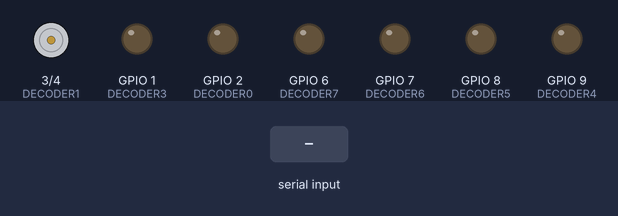
A sketch run on a simulated ESP32. Shown: motor-driver pin pairs drawn as motors (green arrow = first pin HIGH = forward, orange = second pin HIGH = backward, longer = more drive), output pins drawn as LEDs (lit = HIGH). Dashed ring = blinking. Inputs (shaded band) come from the test bench.

Above: at 2.2 s.
2.3 s: "90,45\n" received over Serial
At 5.2 s:
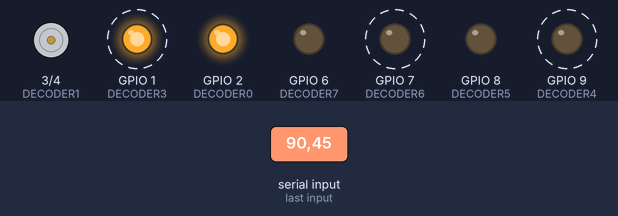
5.3 s: "30,150\n" received over Serial
At 8.2 s:
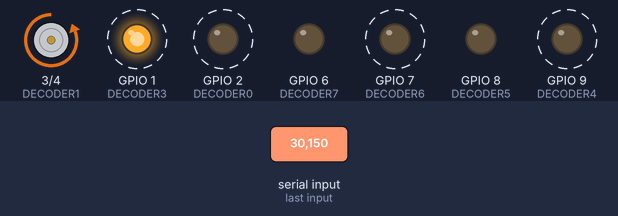
8.3 s: "1\n" received over Serial
At 9.9 s:
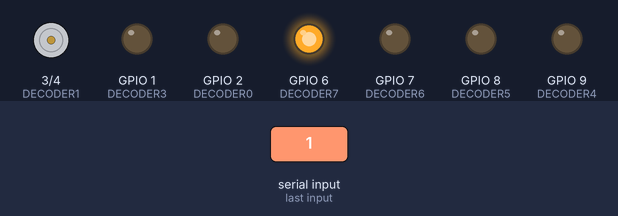
10.8 s: "5\n" received over Serial
At 13.0 s:
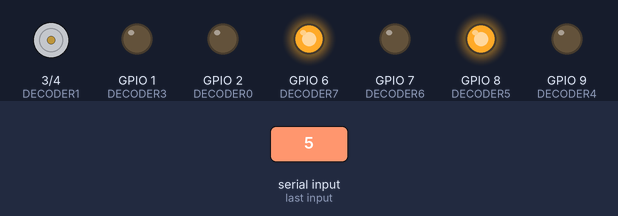
13.3 s: "90\n" received over Serial
At 14.4 s:
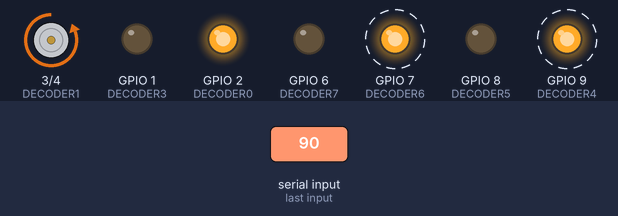
16.3 s: "200\n" received over Serial
At 17.8 s:
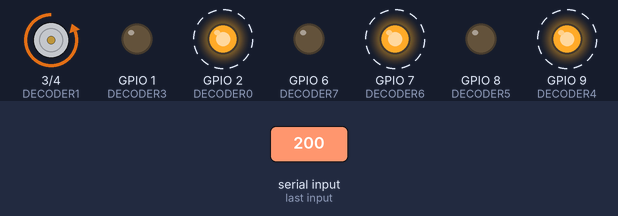
Timing chart, 0 to 20.3 s (numbered marks = the images above; inputs shaded):
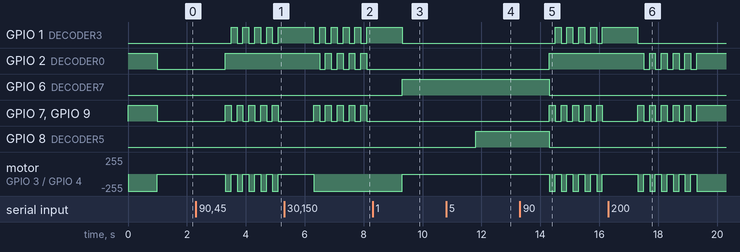

The sketch:

flash_testing.ino
```cpp
#include <Arduino.h>
#include <driver/uart.h>

// Digit 1
const int DECODER0 = D1;
const int DECODER1 = D2;
const int DECODER2 = D3;
const int DECODER3 = D0;

// Digit 2
const int DECODER4 = D10;
const int DECODER5 = D9;
const int DECODER6 = D8;
const int DECODER7 = D5;

// Values to send to client
String values = String("");

// Digit values
int speed, d1, d2;
const int SPEED_LIMIT = 20;

unsigned long ltime, millidif;
int TIME_SINCE_VAL = 0;

// Values for keeping track of flashing the digits
unsigned long flash_time, flash_millidif;
int flash_flag = 0;

// Binary values for the BCD control pins, index corrosponds to digit
int dec_bin[][4] = {{0,0,0,0},
                    {0,0,0,1},
                    {0,0,1,0},
                    {0,0,1,1},
                    {0,1,0,0},
                    {0,1,0,1},
                    {0,1,1,0},
                    {0,1,1,1},
                    {1,0,0,0},
                    {1,0,0,1},
                    {1,0,1,0}}; // 10 for blank

void setup() {

  // Set BCD control pins to outputs
  pinMode(DECODER0, OUTPUT);
  pinMode(DECODER1, OUTPUT);
  pinMode(DECODER2, OUTPUT);
  pinMode(DECODER3, OUTPUT);
  pinMode(DECODER4, OUTPUT);
  pinMode(DECODER5, OUTPUT);
  pinMode(DECODER6, OUTPUT);
  pinMode(DECODER7, OUTPUT);

  // Set sev segs to blank by default
  digitalWrite(DECODER0, dec_bin[10][0]);
  digitalWrite(DECODER1, dec_bin[10][1]);
  digitalWrite(DECODER2, dec_bin[10][2]);
  digitalWrite(DECODER3, dec_bin[10][3]);
  digitalWrite(DECODER4, dec_bin[10][0]);
  digitalWrite(DECODER5, dec_bin[10][1]);
  digitalWrite(DECODER6, dec_bin[10][2]);
  digitalWrite(DECODER7, dec_bin[10][3]);

  // Begin Serial connection with Radar
  // If USB CDC on boot is disabled Serial defaults to RX/TX UART
  Serial.begin(115200);
  while (!Serial);
  delay(1000);
}

void loop() {
  ltime = (unsigned long)(millis() - millidif);

  if (ltime >= 1000){
    millidif = millidif + ltime;
    ltime = 0;
    TIME_SINCE_VAL+=1;
  }

  flash_time = (unsigned long)(millis() - flash_millidif);

  if (flash_time >= 200){
        flash_millidif = flash_millidif + flash_time;
        flash_time = 0;
        flash_flag = (flash_flag + 1) % 2;
  }

  // Handle data from radar
  if (Serial.available()){
    TIME_SINCE_VAL = 0;

    // returns 0 if invalid, radar will have minimum threshold above this anyways
    speed = Serial.readString().toInt();

    // assign digit values
    if (0 == speed){
      d1 = 10;
      d2 = 10;
    }
    else{
      d1 = speed % 10;
      d2 = speed / 10;
    }
  }

  if (TIME_SINCE_VAL < 3){
    if (speed > SPEED_LIMIT){
      if (flash_flag == 1){
        digitalWrite(DECODER0, dec_bin[d2][0]);
        digitalWrite(DECODER1, dec_bin[d2][1]);
        digitalWrite(DECODER2, dec_bin[d2][2]);
        digitalWrite(DECODER3, dec_bin[d2][3]);

        digitalWrite(DECODER4, dec_bin[d1][0]);
        digitalWrite(DECODER5, dec_bin[d1][1]);
        digitalWrite(DECODER6, dec_bin[d1][2]);
        digitalWrite(DECODER7, dec_bin[d1][3]);
      }
      else{
        digitalWrite(DECODER0, dec_bin[10][0]);
        digitalWrite(DECODER1, dec_bin[10][1]);
        digitalWrite(DECODER2, dec_bin[10][2]);
        digitalWrite(DECODER3, dec_bin[10][3]);
        digitalWrite(DECODER4, dec_bin[10][0]);
        digitalWrite(DECODER5, dec_bin[10][1]);
        digitalWrite(DECODER6, dec_bin[10][2]);
        digitalWrite(DECODER7, dec_bin[10][3]);
      }
    }
    else{
      digitalWrite(DECODER0, dec_bin[d2][0]);
      digitalWrite(DECODER1, dec_bin[d2][1]);
      digitalWrite(DECODER2, dec_bin[d2][2]);
      digitalWrite(DECODER3, dec_bin[d2][3]);

      digitalWrite(DECODER4, dec_bin[d1][0]);
      digitalWrite(DECODER5, dec_bin[d1][1]);
      digitalWrite(DECODER6, dec_bin[d1][2]);
      digitalWrite(DECODER7, dec_bin[d1][3]);
    }
  }
  else{
    digitalWrite(DECODER0, dec_bin[10][0]);
    digitalWrite(DECODER1, dec_bin[10][1]);
    digitalWrite(DECODER2, dec_bin[10][2]);
    digitalWrite(DECODER3, dec_bin[10][3]);
    digitalWrite(DECODER4, dec_bin[10][0]);
    digitalWrite(DECODER5, dec_bin[10][1]);
    digitalWrite(DECODER6, dec_bin[10][2]);
    digitalWrite(DECODER7, dec_bin[10][3]);
  }
}
void config() {
  //TO DO
}
```

Measured:
- after the input at 2.3 s, GPIO 1 (DECODER3): alternates HIGH for 0.20 s and LOW for 0.20 s, starting after 1.2 s; GPIO 2 (DECODER0): LOW → HIGH after 1.0 s instead of 0.70 s
- after the input at 5.3 s, GPIO 2 (DECODER0): alternates HIGH for 0.20 s and LOW for 0.20 s, starting after 1.2 s; motor on GPIO 3 (DECODER1) / GPIO 4 (DECODER2): stopped → backward 255/255 after 1.0 s instead of 0.00 s
- after the input at 8.3 s, GPIO 1 (DECODER3): HIGH → LOW after 1.0 s instead of 0.00 s; GPIO 2 (DECODER0), GPIO 7 (DECODER6), GPIO 9 (DECODER4): stays LOW (without the input it goes to HIGH after 0.00 s); GPIO 6 (DECODER7): LOW → HIGH after 1.0 s; motor on GPIO 3 (DECODER1) / GPIO 4 (DECODER2): backward 255/255 → stopped after 1.0 s
- after the input at 10.8 s, GPIO 2 (DECODER0): stays LOW (without the input it goes to HIGH after 0.50 s); GPIO 6 (DECODER7): stays HIGH (without the input it goes to LOW after 0.50 s)
- after the input at 13.3 s, GPIO 1 (DECODER3): alternates HIGH for 0.20 s and LOW for 0.20 s, starting after 1.2 s; GPIO 2 (DECODER0): LOW → HIGH after 1.0 s instead of 0.50 s; GPIO 6 (DECODER7), GPIO 8 (DECODER5): HIGH → LOW after 1.0 s instead of 0.50 s
- after the input at 16.3 s, GPIO 1 (DECODER3): HIGH → LOW after 1.0 s instead of 0.00 s; GPIO 2 (DECODER0): alternates HIGH for 0.20 s and LOW for 0.20 s, 10 changes in all, then stays HIGH, starting after 1.2 s
- by itself, GPIO 7 (DECODER6), GPIO 9 (DECODER4): alternates HIGH for 0.20 s and LOW for 0.20 s
- by itself, motor on GPIO 3 (DECODER1) / GPIO 4 (DECODER2): alternates backward 255/255 for 0.20 s and stopped for 0.20 s
